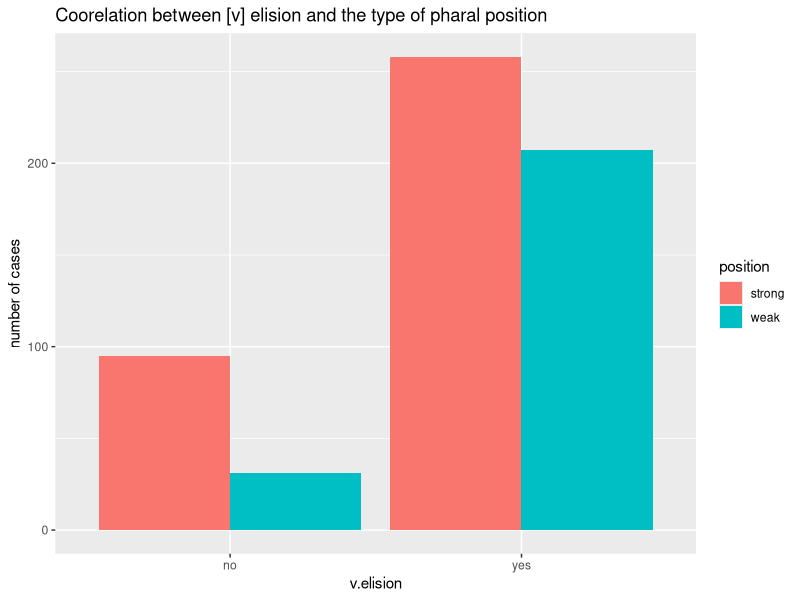

This chart was generated by the following R code:
library(tidyverse)

# using Varya Sveshnikova data
df <- read_csv('data.csv')
glimpse(df)

df %>%
  ggplot(aes(v.elision, fill = position)) +
  geom_bar(position = 'dodge') + 
  labs(title = 'Coorelation between [v] elision and the type of pharal position',
       y='number of cases')

